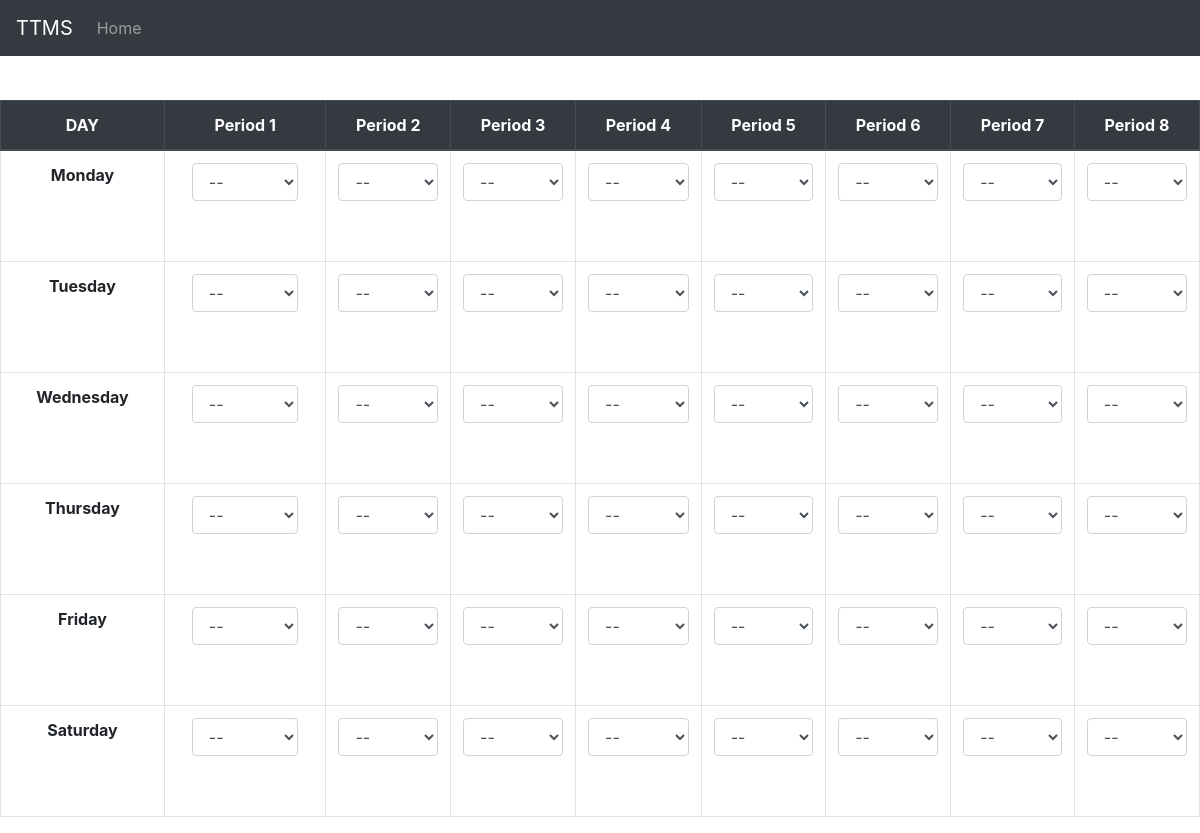
The app's page /timetable/generate_timetable/1 with its own data.
### timetable/models.py (models this page shows, shortened)
class TimeTable(models.Model):
    day = models.CharField(
        choices=(
            ("Monday", "Monday"),
            ("Tuesday", "Tuesday"),
            ("Wednesday", "Wednesday"),
            ("Thursday", "Thursday"),
            ("Friday", "Friday"),
            ("Saturday", "Saturday"),
            ("Sunday", "Sunday"),
        ),
        max_length=50,
    )
    semester = models.PositiveSmallIntegerField(
        choices=((1, 1), (2, 2), (3, 3), (4, 4), (5, 5), (6, 6), (7, 7), (8, 8))
    )
    period1 = models.ForeignKey(
        Subject_Assigned,
        on_delete=models.CASCADE,
        blank=True,
        null=True,
        default=None,
        related_name="period1",
    )
    period2 = models.ForeignKey(
        Subject_Assigned,
        on_delete=models.CASCADE,
        blank=True,
        null=True,
        default=None,
        related_name="period2",
    )
    period3 = models.ForeignKey(
        Subject_Assigned,
        on_delete=models.CASCADE,
        blank=True,
        null=True,
        default=None,
        related_name="period3",
    )
    period4 = models.ForeignKey(
        Subject_Assigned,
        on_delete=models.CASCADE,
        blank=True,
        null=True,
        default=None,
        related_name="period4",
    )
    period5 = models.ForeignKey(
        Subject_Assigned,
        on_delete=models.CASCADE,
        blank=True,
        null=True,
        default=None,
        related_name="period5",
    )
    period6 = models.ForeignKey(
        Subject_Assigned,
        on_delete=models.CASCADE,
        blank=True,
        null=True,
        default=None,
        related_name="period6",
    )
    period7 = models.ForeignKey(
        Subject_Assigned,
        on_delete=models.CASCADE,
        blank=True,
        null=True,
        default=None,
        related_name="period7",
    )
    period8 = models.ForeignKey(
        Subject_Assigned,
        on_delete=models.CASCADE,
        blank=True,
        null=True,
        default=None,
        related_name="period8",
    )
    class Meta:
        verbose_name = "TimeTable"
        verbose_name_plural = "TimeTables"

### timetable/views.py (the view)
# urls.py: path("generate_timetable/<int:sem>", generate_timetable, name="generate_timetable"),
def generate_timetable(request, sem):
    context = {}
    context["tt"] = TimeTable.objects.filter(semester=sem)
    context["assg"] = Subject_Assigned.objects.filter(subject__semester=sem)
    context["sem"] = sem
    return render(request, "generate_timetable.html", context)

### timetable/templates/generate_timetable.html (shortened to what this page needs)
{% extends 'base.html' %}
{% block content %}
{% include 'includes/navbar.html' with active_tab="generate_timetable" %}
<div style="margin-top: 100px; text-align: center;">
    <table class="table table-bordered">
        <thead class="thead-dark">
            <tr>
                <th scope="col">DAY</th>
                <th scope="col">Period 1</th>
                <th scope="col">Period 2</th>
                <th scope="col">Period 3</th>
                <th scope="col">Period 4</th>
                <th scope="col">Period 5</th>
                <th scope="col">Period 6</th>
                <th scope="col">Period 7</th>
                <th scope="col">Period 8</th>
            </tr>
        </thead>
        <tbody>
            {% for i in tt %}
            <tr>
                <th scope="row" id="pday{{ i.day }}">{{ i.day }}</th>
                <td>
                    <div class="col">
                        <select id="period1{{ i.day }}" class="form-control">
                            <option value="--">--</option>
                        </select>
                        <span id="period1room{{ i.day }}" style="color: brown;">{{ i.period1.room }}</span> <br>
                        <br>
                    </div>
                </td>
                <td>
                    <select id="period2{{ i.day }}" class="form-control">
                        <option value="--">--</option>
                    </select>
                    <span id="period2room{{ i.day }}" style="color: brown;">{{ i.period2.room }}</span> <br>
                    <span id="period2subject{{ i.day }}" style="color: red;">{{ i.period2.subject.name }}</span> <br>
                </td>
                <td>
                    <select id="period3{{ i.day }}" class="form-control">
                        <option value="--">--</option>
                    </select>
                    <span id="period3room{{ i.day }}" style="color: brown;">{{ i.period3.room }}</span> <br>
                    <span id="period3subject{{ i.day }}" style="color: red;">{{ i.period3.subject.name }}</span> <br>
                </td>
                <td>
                    <select id="period4{{ i.day }}" class="form-control">
                        <option value="--">--</option>
                    </select>
                    <span id="period4room{{ i.day }}" style="color: brown;">{{ i.period4.room }}</span> <br>
                    <span id="period4subject{{ i.day }}" style="color: red;">{{ i.period4.subject.name }}</span> <br>
                </td>
                <td>
                    <select id="period5{{ i.day }}" class="form-control">
                        <option value="--">--</option>
                    </select>
                    <span id="period5room{{ i.day }}" style="color: brown;">{{ i.period5.room }}</span> <br>
                    <span id="period5subject{{ i.day }}" style="color: red;">{{ i.period5.subject.name }}</span> <br>
                </td>
                <td>
                    <select id="period6{{ i.day }}" class="form-control">
                        <option value="--">--</option>
                    </select>
                    <span id="period6room{{ i.day }}" style="color: brown;">{{ i.period6.room }}</span> <br>
                    <span id="period6subject{{ i.day }}" style="color: red;">{{ i.period6.subject.name }}</span> <br>
                </td>
                <td>
                    <select id="period7{{ i.day }}" class="form-control">
                        <option value="--">--</option>
                    </select>
                    <span id="period7room{{ i.day }}" style="color: brown;">{{ i.period7.room }}</span> <br>
                    <span id="period7subject{{ i.day }}" style="color: red;">{{ i.period7.subject.name }}</span> <br>
                </td>
                <td>
                    <select id="period8{{ i.day }}" class="form-control">
                        <option value="--">--</option>
                    </select>
                    <span id="period8room{{ i.day }}" style="color: brown;">{{ i.period8.room }}</span> <br>
                    <span id="period8subject{{ i.day }}" style="color: red;">{{ i.period8.subject.name }}</span> <br>
                </td>
            </tr>
            {% endfor %}
        </tbody>
    </table>
</div>
{% endblock content %}

### records on screen
TimeTable: day "Monday", day "--"
TimeTable: day "Tuesday", day "--"
TimeTable: day "Wednesday", day "--"
TimeTable: day "Thursday", day "--"
TimeTable: day "Friday", day "--"
TimeTable: day "Saturday", day "--"
